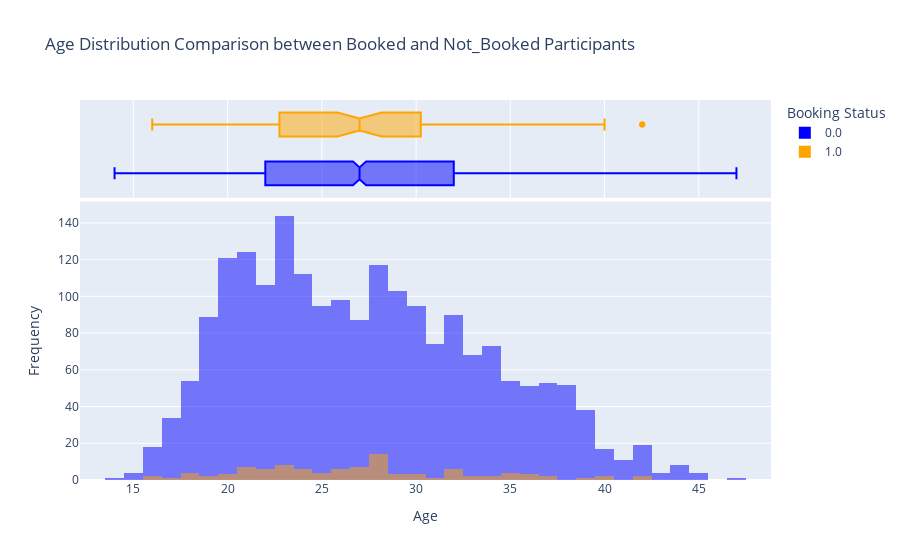

Write notebook code for a chart like this one.
### Code cell
# non bookers
mask_1 = df_cards['nonbooker'] == 1
mask_2 = df_cards['nonbooker'] == 0
nonbookers = df_cards[mask_1]
bookers_df = df_cards[mask_2]

print(f'Total participants did not book: {len(nonbookers)}')
print(f'Total participants that booked: {len(bookers_df)}')

# Compare the age distribution between booked and not booked participants
combined_df = pd.concat([bookers_df, nonbookers])
fig = px.histogram(
    combined_df,
    x='matage',
    color='nonbooker',
    color_discrete_sequence=['blue', 'orange'],
    marginal='box',
    barmode='overlay',
    labels={'matage': 'Age', 'nonbooker': 'Booking Status'},
    title='Age Distribution Comparison between Booked and Not_Booked Participants'
)

# Customize the layout
fig.update_layout(xaxis_title='Age', yaxis_title='Frequency')

# Show the plot
fig.show()

### Figure 1 — Plotly figure (JSON) as saved in the notebook; plotly's stock layout.template omitted (floating-point values rounded to 4 significant figures; data arrays with more than 128 entries replaced by an {"elided": "..."} marker saying what was removed)
{"data": [{"alignmentgroup": "True", "bingroup": "x", "hovertemplate": "Booking Status=0.0<br>Age=%{x}<br>count=%{y}<extra></extra>", "legendgroup": "0.0", "marker": {"color": "blue", "opacity": 0.5, "pattern": {"shape": ""}}, "name": "0.0", "offsetgroup": "0.0", "orientation": "v", "showlegend": true, "type": "histogram", "x": {"elided": "2022 int values"}, "xaxis": "x", "yaxis": "y"}, {"alignmentgroup": "True", "hovertemplate": "Booking Status=0.0<br>Age=%{x}<extra></extra>", "legendgroup": "0.0", "marker": {"color": "blue"}, "name": "0.0", "notched": true, "offsetgroup": "0.0", "showlegend": false, "type": "box", "x": {"elided": "2022 int values"}, "xaxis": "x2", "yaxis": "y2"}, {"alignmentgroup": "True", "bingroup": "x", "hovertemplate": "Booking Status=1.0<br>Age=%{x}<br>count=%{y}<extra></extra>", "legendgroup": "1.0", "marker": {"color": "orange", "opacity": 0.5, "pattern": {"shape": ""}}, "name": "1.0", "offsetgroup": "1.0", "orientation": "v", "showlegend": true, "type": "histogram", "x": [18, 26, 23, 27, 23, 25, 22, 18, 17, 28, 21, 23, 39, 28, 23, 34, 32, 20, 29, 25, 33, 28, 35, 28, 31, 28, 24, 26, 27, 27, 24, 16, 24, 18, 26, 23, 23, 28, 24, 24, 28, 36, 21, 33, 35, 30, 19, 27, 23, 16, 36, 22, 23, 22, 21, 35, 40, 40, 35, 28, 32, 20, 26, 22, 26, 19, 22, 34, 42, 32, 37, 18, 28, 21, 37, 22, 26, 28, 29, 32, 42, 27, 21, 21, 28, 36, 30, 28, 25, 32, 20, 25, 28, 27, 24, 32, 21, 28, 27, 30, 29], "xaxis": "x", "yaxis": "y"}, {"alignmentgroup": "True", "hovertemplate": "Booking Status=1.0<br>Age=%{x}<extra></extra>", "legendgroup": "1.0", "marker": {"color": "orange"}, "name": "1.0", "notched": true, "offsetgroup": "1.0", "showlegend": false, "type": "box", "x": [18, 26, 23, 27, 23, 25, 22, 18, 17, 28, 21, 23, 39, 28, 23, 34, 32, 20, 29, 25, 33, 28, 35, 28, 31, 28, 24, 26, 27, 27, 24, 16, 24, 18, 26, 23, 23, 28, 24, 24, 28, 36, 21, 33, 35, 30, 19, 27, 23, 16, 36, 22, 23, 22, 21, 35, 40, 40, 35, 28, 32, 20, 26, 22, 26, 19, 22, 34, 42, 32, 37, 18, 28, 21, 37, 22, 26, 28, 29, 32, 42, 27, 21, 21, 28, 36, 30, 28, 25, 32, 20, 25, 28, 27, 24, 32, 21, 28, 27, 30, 29], "xaxis": "x2", "yaxis": "y2"}], "layout": {"barmode": "overlay", "legend": {"title": {"text": "Booking Status"}, "tracegroupgap": 0}, "title": {"text": "Age Distribution Comparison between Booked and Not_Booked Participants"}, "xaxis": {"anchor": "y", "domain": [0, 1], "title": {"text": "Age"}}, "xaxis2": {"anchor": "y2", "domain": [0, 1], "matches": "x", "showgrid": true, "showticklabels": false}, "yaxis": {"anchor": "x", "domain": [0, 0.7326], "title": {"text": "Frequency"}}, "yaxis2": {"anchor": "x2", "domain": [0.7426, 1], "matches": "y2", "showgrid": false, "showline": false, "showticklabels": false, "ticks": ""}}}
